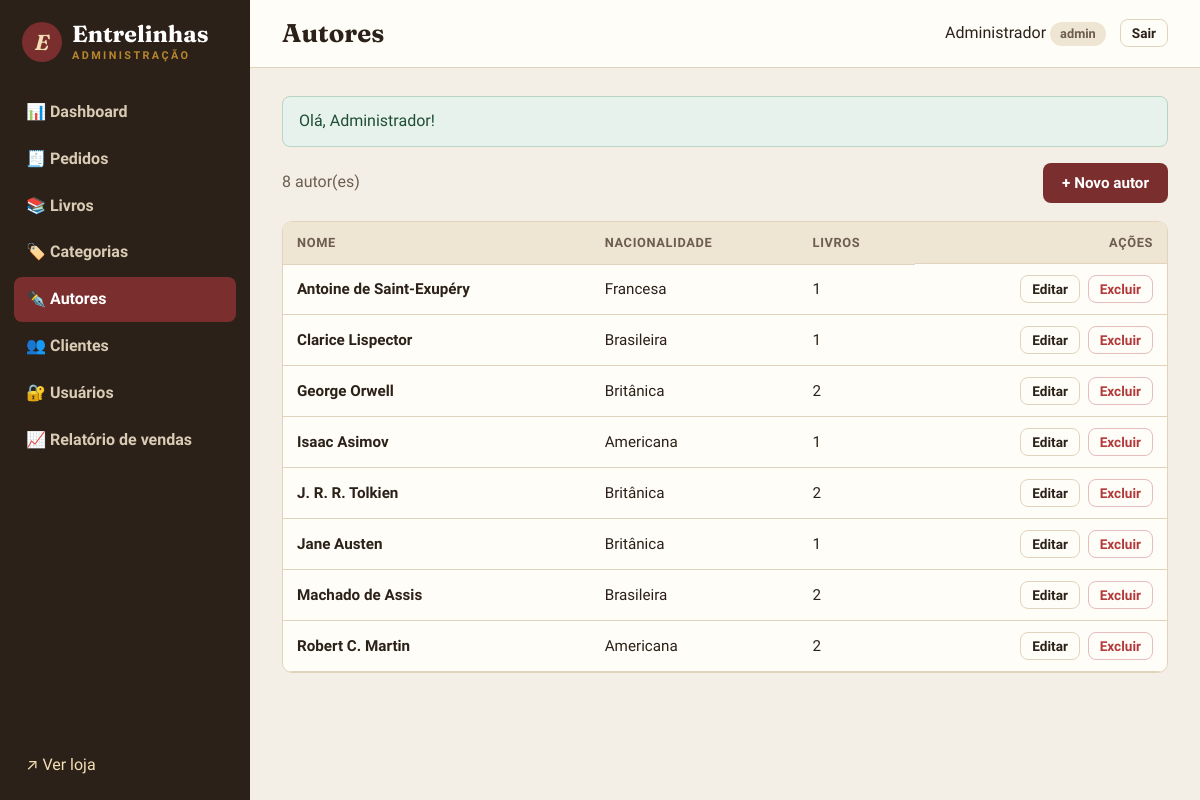
Page /admin/autores (signed in) on the committed database.
### tables this page shows
CREATE TABLE autores (
    id             INT UNSIGNED AUTO_INCREMENT PRIMARY KEY,
    nome           VARCHAR(120) NOT NULL,
    nacionalidade  VARCHAR(60)  NULL,
    biografia      TEXT NULL
);

### app/Core/Controller.php (called while the page is built, shortened)
<?php
class Controller
{
    public function render(string $view, array $dados = [], string $layout = 'public'): void
    {
        extract($dados);
        require APP_PATH . "/Views/{$view}.php";
    }
    protected function renderAdmin(string $view, array $dados = []): void
    {
        $this->render('admin/' . $view, $dados, 'admin');
    }
}

### app/Controllers/Admin/AutorController.php (called while the page is built, shortened)
<?php
class AutorController extends Controller
{
    private Autor $model;
    public function __construct()
    {
        $this->model = new Autor();
    }
    public function index(): void
    {
        $this->renderAdmin('autores/index', [
            'titulo' => 'Autores',
            'autores' => $this->model->comContagem(),
        ]);
    }
}

### public/index.php (called while the page is built, shortened)
<?php
$router = new App\Core\Router();
$router->dispatch($_SERVER['REQUEST_URI'], $_SERVER['REQUEST_METHOD']);

### app/helpers.php (called while the page is built, shortened)
<?php
function e(mixed $valor): string
{
    return htmlspecialchars((string) ($valor ?? ''), ENT_QUOTES, 'UTF-8');
}
function base_path(): string
{
    $dir = str_replace('\\', '/', dirname($_SERVER['SCRIPT_NAME'] ?? '/'));
    return rtrim($dir, '/');
}
function url(string $caminho = ''): string
{
    return base_path() . '/' . ltrim($caminho, '/');
}

### app/Models/Autor.php (called while the page is built, shortened)
<?php
class Autor extends Model
{
    public function comContagem(): array
    {
        return $this->db->query(
            'SELECT a.*, COUNT(l.id) AS qtd_livros
             FROM autores a
             LEFT JOIN livros l ON l.autor_id = a.id
             GROUP BY a.id
             ORDER BY a.nome'
        )->fetchAll();
    }
}

### app/Views/admin/autores/index.php (the view, shortened to what this page needs)
<div class="barra-acoes">
    <p class="texto-suave"><?= count($autores) ?> autor(es)</p>
    <a href="<?= url('admin/autores/novo') ?>" class="btn btn-primario">+ Novo autor</a>
</div>
<div class="tabela-wrap">
    <table class="tabela">
        <thead><tr><th>Nome</th><th>Nacionalidade</th><th>Livros</th><th class="acoes">Ações</th></tr></thead>
        <tbody>
        <?php foreach ($autores as $a): ?>
            <tr>
                <td><strong><?= e($a['nome']) ?></strong></td>
                <td><?= e($a['nacionalidade']) ?></td>
                <td><?= (int) $a['qtd_livros'] ?></td>
                <td class="acoes">
                    <a href="<?= url("admin/autores/{$a['id']}/editar") ?>" class="btn btn-sm btn-contorno">Editar</a>
                    <form action="<?= url("admin/autores/{$a['id']}/excluir") ?>" method="post" data-confirmar="Excluir o autor <?= e($a['nome']) ?>?">
                        <button class="btn btn-sm btn-perigo">Excluir</button>
                    </form>
                </td>
            </tr>
        <?php endforeach; ?>
        </tbody>
    </table>
</div>

### app/Core/Router.php (shortened to what this page needs)
<?php
class Router
{
    private array $rotas = [];
    private function add(string $metodo, string $caminho, array $acao): void
    {
        $regex = preg_replace('#\{(\w+)\}#', '(?P<$1>\d+)', rtrim($caminho, '/') ?: '/');
        $this->rotas[$metodo]['#^' . $regex . '$#'] = $acao;
    }
    public function dispatch(string $uri, string $metodo): void
    {
        $caminho = parse_url($uri, PHP_URL_PATH) ?? '/';
        $caminho = rtrim($caminho, '/') ?: '/';
        foreach ($this->rotas[$metodo] ?? [] as $regex => [$controller, $acao]) {
            if (preg_match($regex, $caminho, $m)) {
                $params = array_map('intval', array_filter($m, 'is_string', ARRAY_FILTER_USE_KEY));
                (new $controller())->$acao(...array_values($params));
                return;
            }
        }
    }
}

### public/assets/css/style.css (style rules this page uses)
:root { --papel: #f7f1e6; --papel-escuro: #efe5d3; --cartao: #fffdf8; --tinta: #2b2118; --tinta-suave: #6d5d4e; --borda: #e2d4bc; --vinho: #7a2e2e; --vinho-escuro: #5e2121; --verde: #2f5d50; --ouro: #b8862f; --perigo: #b33a3a; --sombra: 0 1px 2px rgba(43, 33, 24, .06), 0 6px 18px rgba(43, 33, 24, .07); --raio: 10px; --serif: 'Fraunces', Georgia, 'Times New Roman', serif; --sans: 'Source Sans 3', system-ui, -apple-system, 'Segoe UI', sans-serif; }
* { box-sizing: border-box; }
body { margin: 0; font-family: var(--sans); font-size: 16px; line-height: 1.55; color: var(--tinta); background: var(--papel); }
a { color: var(--vinho); text-decoration: none; }
.texto-suave { color: var(--tinta-suave); }
.btn { display: inline-flex; align-items: center; justify-content: center; gap: 6px; padding: 10px 18px; border-radius: 8px; border: 1.5px solid transparent; font: 600 .95rem var(--sans); cursor: pointer; text-decoration: none !important; transition: background .15s, color .15s, transform .1s; }
.btn-primario { background: var(--vinho); color: #fff; }
.btn-contorno { background: transparent; border-color: var(--borda); color: var(--tinta); }
.btn-perigo { background: transparent; border-color: #e6bcbc; color: var(--perigo); }
.btn-sm { padding: 5px 11px; font-size: .85rem; }
.tabela-wrap { overflow-x: auto; background: var(--cartao); border: 1px solid var(--borda); border-radius: var(--raio); }
.tabela { width: 100%; border-collapse: collapse; font-size: .95rem; }
.tabela th, .tabela td { padding: 11px 14px; text-align: left; border-bottom: 1px solid var(--borda); vertical-align: middle; }
.tabela thead th { background: var(--papel-escuro); font-size: .8rem; text-transform: uppercase; letter-spacing: .05em; color: var(--tinta-suave); }
.tabela .acoes { text-align: right; white-space: nowrap; }
.acoes { display: flex; gap: 6px; justify-content: flex-end; align-items: center; }
td.acoes { display: table-cell; }
td.acoes > * { display: inline-block; margin-left: 4px; }
body.admin { display: grid; grid-template-columns: 250px 1fr; min-height: 100vh; background: #f4efe6; }
.barra-acoes { display: flex; justify-content: space-between; align-items: center; gap: 16px; margin-bottom: 18px; flex-wrap: wrap; }
.barra-acoes p { margin: 0; }

### rows in the picture
autores: nome "Antoine de Saint-Exupéry", nacionalidade "Francesa", qtd_livros "1"
autores: nome "Clarice Lispector", nacionalidade "Brasileira", qtd_livros "1"
autores: nome "George Orwell", nacionalidade "Britânica", qtd_livros "2"
autores: nome "Isaac Asimov", nacionalidade "Americana", qtd_livros "1"
autores: nome "J. R. R. Tolkien", nacionalidade "Britânica", qtd_livros "2"
autores: nome "Jane Austen", nacionalidade "Britânica", qtd_livros "1"
autores: nome "Machado de Assis", nacionalidade "Brasileira", qtd_livros "2"
autores: nome "Robert C. Martin", nacionalidade "Americana", qtd_livros "2"

### other values in the picture
$f['mensagem'] "Olá, Administrador!"
